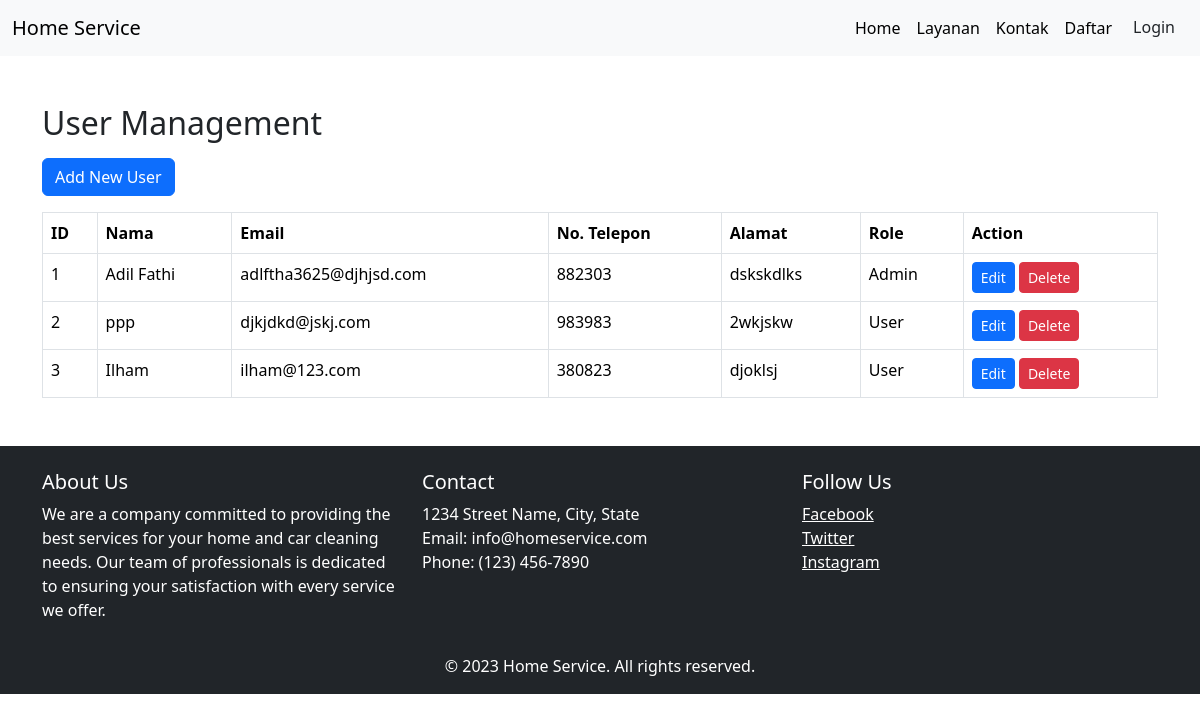
The app's page /admin.php with its own data.
### tables this page shows
CREATE TABLE `user` (
  `id` int(11) unsigned NOT NULL AUTO_INCREMENT,
  `nama` varchar(64) DEFAULT NULL,
  `email` varchar(64) DEFAULT NULL,
  `password` varchar(64) DEFAULT NULL,
  `notelp` int(64) DEFAULT NULL,
  `alamat` varchar(128) DEFAULT NULL,
  `role` enum('Admin','User') NOT NULL DEFAULT 'User',
  PRIMARY KEY (`id`)
);

### admin.php (the view, shortened to what this page needs)
<?php
require_once 'connect.php';
$sql = "SELECT * FROM `user`";
$result = $connect->query($sql);
include 'navbar.php';
?>
<div class="container mt-5">
    <h2 class="mb-3">User Management</h2>
    <a href="add_user.php" class="btn btn-primary mb-3">Add New User</a>
    <?php if ($result->num_rows > 0): ?>
        <table class="table table-bordered">
            <thead>
                <tr>
                    <th>ID</th>
                    <th>Nama</th>
                    <th>Email</th>
                    <th>No. Telepon</th>
                    <th>Alamat</th>
                    <th>Role</th>
                    <th>Action</th>
                </tr>
            </thead>
            <tbody>
                <?php while ($row = $result->fetch_assoc()): ?>
                    <tr>
                        <td><?php echo $row['id']; ?></td>
                        <td><?php echo $row['nama']; ?></td>
                        <td><?php echo $row['email']; ?></td>
                        <td><?php echo $row['notelp']; ?></td>
                        <td><?php echo $row['alamat']; ?></td>
                        <td><?php echo $row['role']; ?></td>
                        <td>
                            <a href="edit_user.php?id=<?php echo $row['id']; ?>" class="btn btn-sm btn-primary">Edit</a>
                            <a href="delete_user.php?id=<?php echo $row['id']; ?>" class="btn btn-sm btn-danger" onclick="return confirm('Are you sure you want to delete this user?')">Delete</a>
                        </td>
                    </tr>
                <?php endwhile; ?>
            </tbody>
        </table>
    <?php else: ?>
        <p class="alert alert-warning">No users found.</p>
    <?php endif; ?>
</div>
<?php
include 'footer.php';
?>

### records on screen
user: id "1", nama "Adil Fathi", email "adlftha3625@djhjsd.com", notelp "882303", alamat "dskskdlks", role "Admin"
user: id "2", nama "ppp", email "djkjdkd@jskj.com", notelp "983983", alamat "2wkjskw", role "User"
user: id "3", nama "Ilham", email "ilham@123.com", notelp "380823", alamat "djoklsj", role "User"
